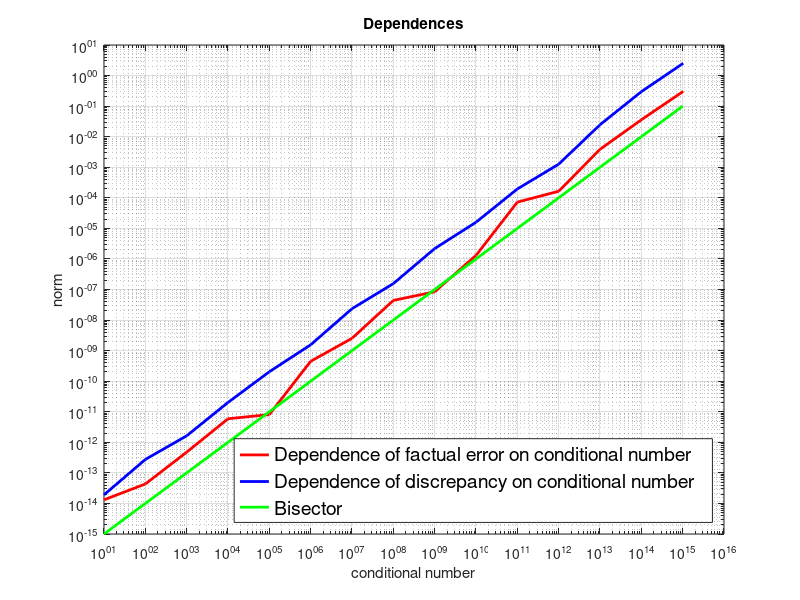

This figure's MATLAB source:
clear all;

fileID = fopen('dependence.txt', 'r');

output = fscanf(fileID, "%e");

for i = 0 : 14
    cond_number(i + 1) = output(3 * i + 1);
    fact_error(i + 1) = output(3 * i + 2);
    discrepancy(i + 1) = output(3 * i + 3);
end

figure;

% subplot(1, 2, 1);
loglog(cond_number, fact_error, 'r', 'LineWidth', 2);
hold on;
grid on;
title('Dependences');
xlabel('conditional number');
ylabel('norm');

% subplot(1, 2, 2);
loglog(cond_number, discrepancy, 'b', 'LineWidth', 2);
hold on;

x = [1e1, 1e2, 1e3, 1e4, 1e5, 1e6, 1e7, 1e8, 1e9, 1e10, 1e11, 1e12, 1e13, 1e14, 1e15];
y = [1e-15, 1e-14, 1e-13, 1e-12, 1e-11, 1e-10, 1e-9, 1e-8, 1e-7, 1e-6, 1e-5, 1e-4, 1e-3, 1e-2, 1e-1];
loglog(x, y, 'g', 'LineWidth', 2);
hold on;

legend('Dependence of factual error on conditional number', 'Dependence of discrepancy on conditional number', 'Bisector', 'Location', 'southeast', 'FontSize', 14)
fclose(fileID);
